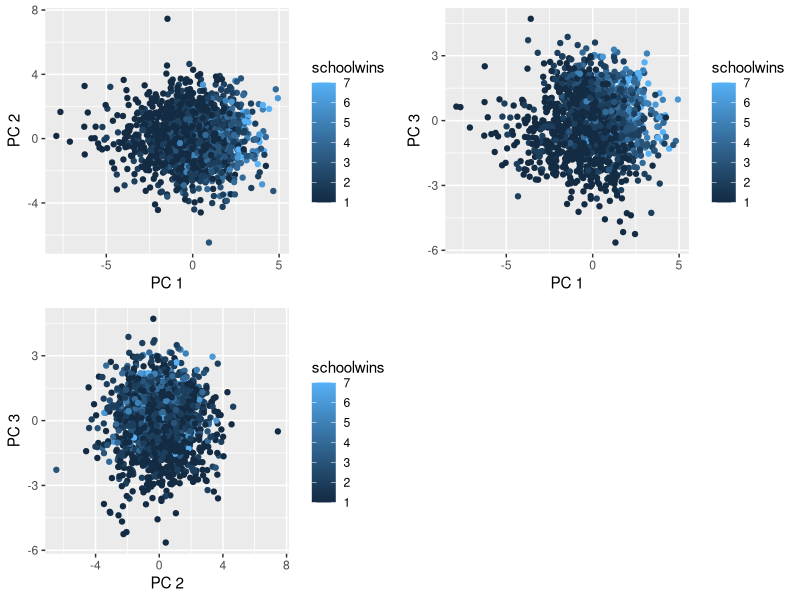
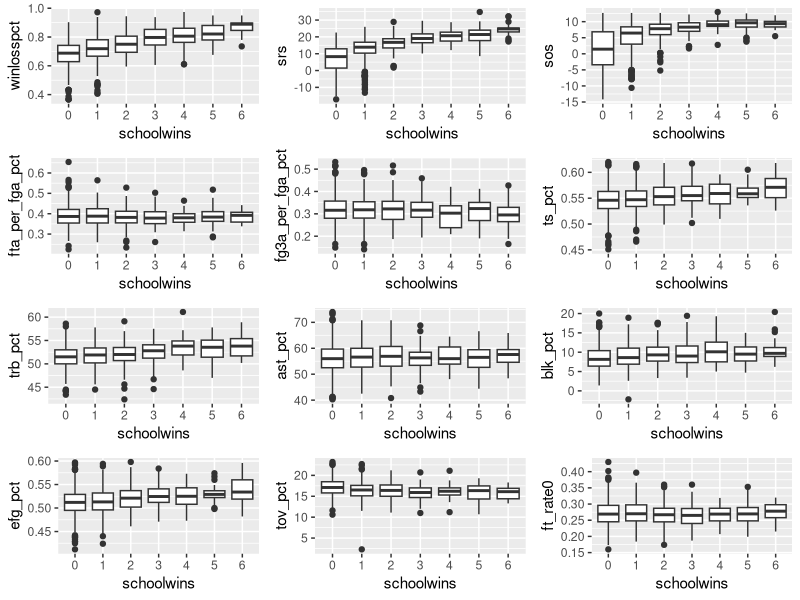
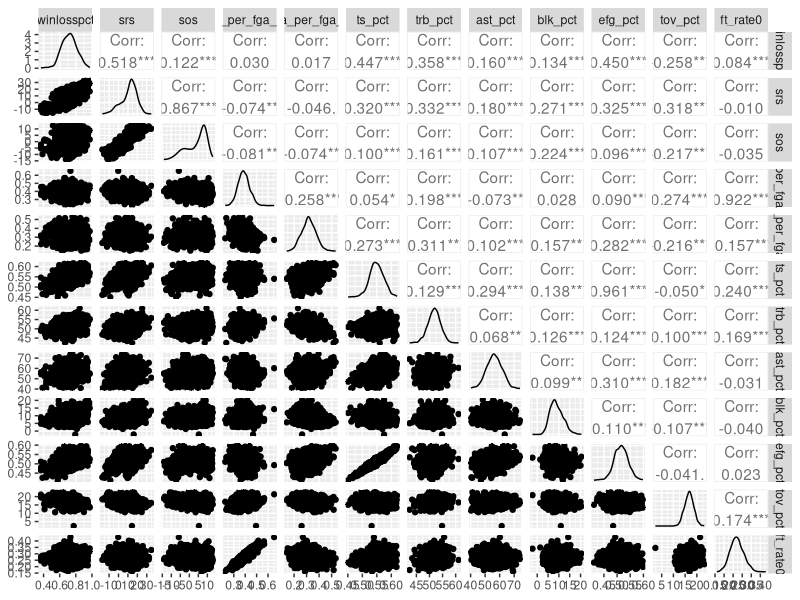
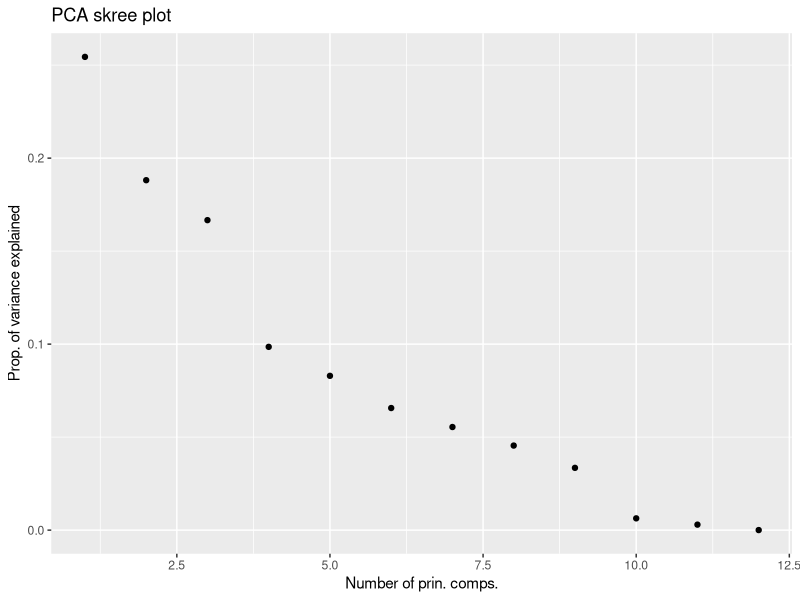

Generate these figures, in order, with R:
library(dplyr)
library(tidyr)
library(readr)
library(ggplot2)
library(GGally)
library(gridExtra)

# Read in data, remove rows with missing turnover percentage
dat = read_csv("503projectdata.csv", col_names = TRUE)
dat = dat[-c(16, 476),]
dat$schoolwins = as.factor(dat$schoolwins)

# Perform PCA on cenered and scaled versions of chosen variables
data_mat = as.matrix(dat[,c(8:10, 21:25, 27:29, 31)])
pc = princomp(scale(data_mat))
summary(pc)

# Plot pairwise combinations of first three PCs
pcs_1and2 = data.frame(cbind(pc$scores[,1:2], schoolwins = dat$schoolwins)) %>%
  ggplot(aes(x = Comp.1, y = Comp.2)) + 
  geom_point(aes(color = schoolwins)) +
  xlab("PC 1") +
  ylab("PC 2")

pcs_1and3 = data.frame(cbind(pc$scores[,1:3], schoolwins = dat$schoolwins)) %>%
  ggplot(aes(x = Comp.1, y = Comp.3)) + 
  geom_point(aes(color = schoolwins)) +
  xlab("PC 1") +
  ylab("PC 3")

pcs_2and3 = data.frame(cbind(pc$scores[,2:3], schoolwins = dat$schoolwins)) %>%
  ggplot(aes(x = Comp.2, y = Comp.3)) + 
  geom_point(aes(color = schoolwins)) +
  xlab("PC 2") +
  ylab("PC 3")

grid.arrange(pcs_1and2, pcs_1and3, pcs_2and3, nrow = 2)

# Create boxplots of all predictors by win category
quant_vars = c("winlosspct", "srs", "sos", "fta_per_fga_pct", "fg3a_per_fga_pct",
                "ts_pct", "trb_pct", "ast_pct", "blk_pct", "efg_pct", "tov_pct",
                "ft_rate0")
possible_plots<- expand.grid(0:6, quant_vars)

create_boxplot = function(predictor){
  result = dat %>% 
    ggplot(aes_string(x = "schoolwins", y = predictor)) +
    geom_boxplot()
  return(result)
}

boxplot_list = lapply(quant_vars, create_boxplot)
do.call("grid.arrange", boxplot_list)
ggpairs(data.frame(data_mat))


# Create skree plot
data.frame(n = 1:12, var = pc$sdev^2/sum(pc$sdev^2)) %>%
  ggplot(aes(x = n, y = var)) +
  geom_point() +
  ylab("Prop. of variance explained") +
  xlab("Number of prin. comps.") +
  ggtitle("PCA skree plot")
